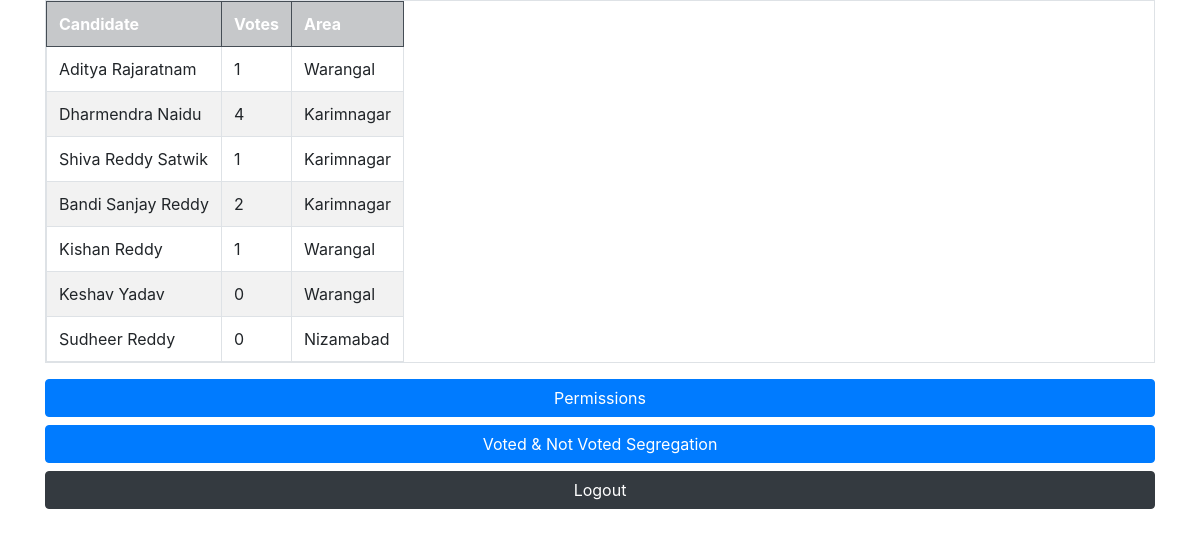
The page /analytics/ on the database its author committed.
### voter/models.py (models this page shows, shortened)
class Candidate(models.Model):
    candidate_username = models.CharField(max_length=255, default = 'raju')
    candidate_name = models.CharField(max_length=50)
    votes          = models.IntegerField()
    area           = models.ForeignKey(Area, on_delete=models.PROTECT)

class Area(models.Model):
    area = models.CharField(max_length=20)
    area_id = models.IntegerField()
    def __str__(self) -> str:
        return self.area

### voter/views.py (the view)
# urls.py: path('analytics/', views.admin_analytics, name="admin-analytics"),
def admin_analytics(request):
    candidates = Candidate.objects.all()
    context = {
        'candidates': candidates
    }
    return render(request, 'admin-analytics.html', context)

### templates/admin-analytics.html
{% include 'base.html' %}
<center class="container">
    <table class="table table-striped table-hover table-bordered table-responsive">
        <tr class="table-dark">
          <th>Candidate</th>
          <th>Votes</th>
          <th>Area</th>
        </tr>
        {% for candidate in candidates %}
            <tr>
                <td>{{candidate.candidate_name}}</td>
                <td>{{candidate.votes}}</td>
                <td>{{candidate.area}}</td>
            </tr>
        {% endfor %}
    </table>
</center>
<div class="container">
    <a href="{% url 'admin-permissions' %}" class="btn btn-primary btn-block">Permissions</a>
    <a href="{% url 'admin-segregation' %}" class="btn btn-primary btn-block">Voted & Not Voted Segregation</a>
    <a href="{% url 'logoutt' %}" class="btn btn-block btn-dark">Logout</a>
</div>

### rows shown on the page
Candidate: candidate_name "Aditya Rajaratnam", votes "1", area "Warangal"
Candidate: candidate_name "Dharmendra Naidu", votes "4", area "Karimnagar"
Candidate: candidate_name "Shiva Reddy Satwik", votes "1", area "Karimnagar"
Candidate: candidate_name "Bandi Sanjay Reddy", votes "2", area "Karimnagar"
Candidate: candidate_name "Kishan Reddy", votes "1", area "Warangal"
Candidate: candidate_name "Keshav Yadav", votes "0", area "Warangal"
Candidate: candidate_name "Sudheer Reddy", votes "0", area "Nizamabad"
